Frame 1 (no input): blank canvas, image omitted
Frame 60 (no input): blank canvas, image omitted
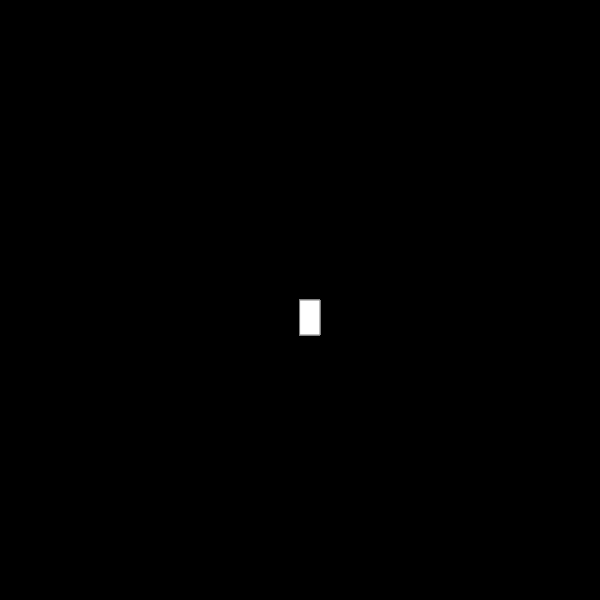
Frame 120 (the mouse pressed at the canvas centre since frame 60)

The p5.js sketch whose frames 1 and 60 were blank and that drew this single picture after the mouse press (run headless with seeded random() and noise() and a simulated clock; from frame 60 on, the mouse is pressed at the canvas centre):

// p5.js sketch
// ── sketch.js
function setup() {
    createCanvas(600, 600);
      background("black");
  }
  
  function draw() {
   stroke ("grey");
    fill("white")
    
    if(mouseIsPressed){
      rect(mouseX, mouseY, 20, 35)
      
    }
    
  }
